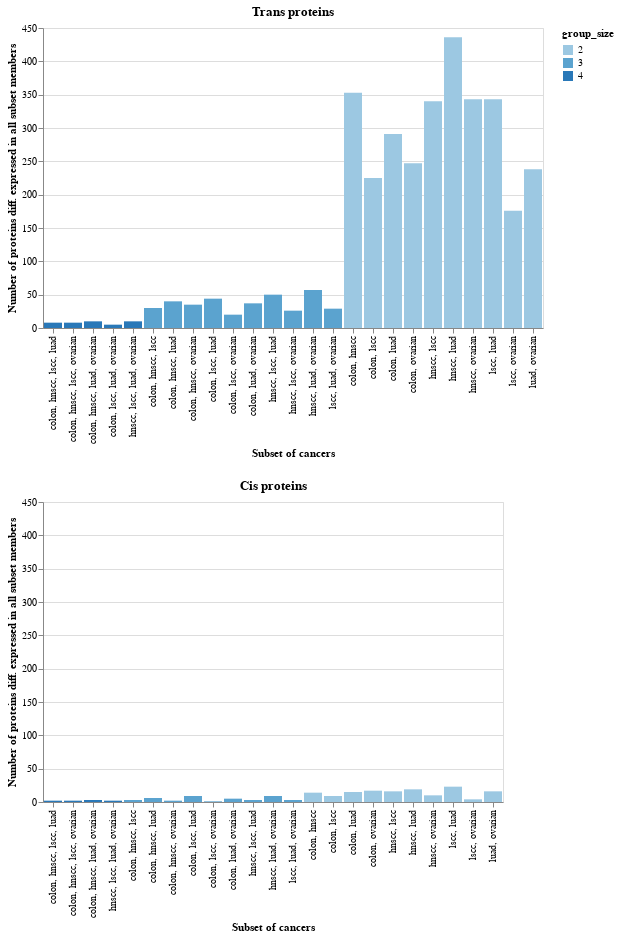

The notebook cell saved with this chart:
### Code cell
alt.vconcat(
    trans_cht,
    cis_cht
).resolve_scale(
    y="shared"
)

### Figure 1 — Vega-Lite specification as saved in the notebook (floating-point values rounded to 4 significant figures)
{"config": {"view": {"continuousWidth": 400, "continuousHeight": 300}}, "vconcat": [{"data": {"name": "data-eae70479b170901389289e88c478b9fd"}, "mark": "bar", "encoding": {"color": {"type": "ordinal", "field": "group_size"}, "x": {"type": "nominal", "axis": {"title": "Subset of cancers"}, "field": "included_str", "sort": ["colon, hnscc, lscc, luad", "colon, hnscc, lscc, ovarian", "colon, hnscc, luad, ovarian", "colon, lscc, luad, ovarian", "hnscc, lscc, luad, ovarian", "colon, hnscc, lscc", "colon, hnscc, luad", "colon, hnscc, ovarian", "colon, lscc, luad", "colon, lscc, ovarian", "colon, luad, ovarian", "hnscc, lscc, luad", "hnscc, lscc, ovarian", "hnscc, luad, ovarian", "lscc, luad, ovarian", "colon, hnscc", "colon, lscc", "colon, luad", "colon, ovarian", "hnscc, lscc", "hnscc, luad", "hnscc, ovarian", "lscc, luad", "lscc, ovarian", "luad, ovarian"]}, "y": {"type": "quantitative", "axis": {"title": "Number of proteins diff. expressed in all subset members"}, "field": "protein_count"}}, "title": "Trans proteins"}, {"data": {"name": "data-2b1fd3b92df4b903362134bab7390c65"}, "mark": "bar", "encoding": {"color": {"type": "ordinal", "field": "group_size"}, "x": {"type": "nominal", "axis": {"title": "Subset of cancers"}, "field": "included_str", "sort": ["colon, hnscc, lscc, luad", "colon, hnscc, lscc, ovarian", "colon, hnscc, luad, ovarian", "hnscc, lscc, luad, ovarian", "colon, hnscc, lscc", "colon, hnscc, luad", "colon, hnscc, ovarian", "colon, lscc, luad", "colon, lscc, ovarian", "colon, luad, ovarian", "hnscc, lscc, luad", "hnscc, luad, ovarian", "lscc, luad, ovarian", "colon, hnscc", "colon, lscc", "colon, luad", "colon, ovarian", "hnscc, lscc", "hnscc, luad", "hnscc, ovarian", "lscc, luad", "lscc, ovarian", "luad, ovarian"]}, "y": {"type": "quantitative", "axis": {"title": "Number of proteins diff. expressed in all subset members"}, "field": "protein_count"}}, "title": "Cis proteins"}], "resolve": {"scale": {"y": "shared"}}, "$schema": "https://vega.github.io/schema/vega-lite/v4.8.1.json", "datasets": {"data-eae70479b170901389289e88c478b9fd": [{"included_cancers": ["colon", "hnscc", "lscc", "luad"], "protein_count": 8, "group_size": 4, "included_str": "colon, hnscc, lscc, luad"}, {"included_cancers": ["colon", "hnscc", "lscc", "ovarian"], "protein_count": 8, "group_size": 4, "included_str": "colon, hnscc, lscc, ovarian"}, {"included_cancers": ["colon", "hnscc", "luad", "ovarian"], "protein_count": 10, "group_size": 4, "included_str": "colon, hnscc, luad, ovarian"}, {"included_cancers": ["colon", "lscc", "luad", "ovarian"], "protein_count": 5, "group_size": 4, "included_str": "colon, lscc, luad, ovarian"}, {"included_cancers": ["hnscc", "lscc", "luad", "ovarian"], "protein_count": 10, "group_size": 4, "included_str": "hnscc, lscc, luad, ovarian"}, {"included_cancers": ["colon", "hnscc", "lscc"], "protein_count": 30, "group_size": 3, "included_str": "colon, hnscc, lscc"}, {"included_cancers": ["colon", "hnscc", "luad"], "protein_count": 40, "group_size": 3, "included_str": "colon, hnscc, luad"}, {"included_cancers": ["colon", "hnscc", "ovarian"], "protein_count": 35, "group_size": 3, "included_str": "colon, hnscc, ovarian"}, {"included_cancers": ["colon", "lscc", "luad"], "protein_count": 44, "group_size": 3, "included_str": "colon, lscc, luad"}, {"included_cancers": ["colon", "lscc", "ovarian"], "protein_count": 20, "group_size": 3, "included_str": "colon, lscc, ovarian"}, {"included_cancers": ["colon", "luad", "ovarian"], "protein_count": 37, "group_size": 3, "included_str": "colon, luad, ovarian"}, {"included_cancers": ["hnscc", "lscc", "luad"], "protein_count": 50, "group_size": 3, "included_str": "hnscc, lscc, luad"}, {"included_cancers": ["hnscc", "lscc", "ovarian"], "protein_count": 26, "group_size": 3, "included_str": "hnscc, lscc, ovarian"}, {"included_cancers": ["hnscc", "luad", "ovarian"], "protein_count": 57, "group_size": 3, "included_str": "hnscc, luad, ovarian"}, {"included_cancers": ["lscc", "luad", "ovarian"], "protein_count": 29, "group_size": 3, "included_str": "lscc, luad, ovarian"}, {"included_cancers": ["colon", "hnscc"], "protein_count": 353, "group_size": 2, "included_str": "colon, hnscc"}, {"included_cancers": ["colon", "lscc"], "protein_count": 225, "group_size": 2, "included_str": "colon, lscc"}, {"included_cancers": ["colon", "luad"], "protein_count": 291, "group_size": 2, "included_str": "colon, luad"}, {"included_cancers": ["colon", "ovarian"], "protein_count": 247, "group_size": 2, "included_str": "colon, ovarian"}, {"included_cancers": ["hnscc", "lscc"], "protein_count": 340, "group_size": 2, "included_str": "hnscc, lscc"}, {"included_cancers": ["hnscc", "luad"], "protein_count": 436, "group_size": 2, "included_str": "hnscc, luad"}, {"included_cancers": ["hnscc", "ovarian"], "protein_count": 343, "group_size": 2, "included_str": "hnscc, ovarian"}, {"included_cancers": ["lscc", "luad"], "protein_count": 343, "group_size": 2, "included_str": "lscc, luad"}, {"included_cancers": ["lscc", "ovarian"], "protein_count": 176, "group_size": 2, "included_str": "lscc, ovarian"}, {"included_cancers": ["luad", "ovarian"], "protein_count": 238, "group_size": 2, "included_str": "luad, ovarian"}], "data-2b1fd3b92df4b903362134bab7390c65": [{"included_cancers": ["colon", "hnscc", "lscc", "luad"], "protein_count": 2, "group_size": 4, "included_str": "colon, hnscc, lscc, luad"}, {"included_cancers": ["colon", "hnscc", "lscc", "ovarian"], "protein_count": 2, "group_size": 4, "included_str": "colon, hnscc, lscc, ovarian"}, {"included_cancers": ["colon", "hnscc", "luad", "ovarian"], "protein_count": 3, "group_size": 4, "included_str": "colon, hnscc, luad, ovarian"}, {"included_cancers": ["hnscc", "lscc", "luad", "ovarian"], "protein_count": 2, "group_size": 4, "included_str": "hnscc, lscc, luad, ovarian"}, {"included_cancers": ["colon", "hnscc", "lscc"], "protein_count": 3, "group_size": 3, "included_str": "colon, hnscc, lscc"}, {"included_cancers": ["colon", "hnscc", "luad"], "protein_count": 6, "group_size": 3, "included_str": "colon, hnscc, luad"}, {"included_cancers": ["colon", "hnscc", "ovarian"], "protein_count": 2, "group_size": 3, "included_str": "colon, hnscc, ovarian"}, {"included_cancers": ["colon", "lscc", "luad"], "protein_count": 9, "group_size": 3, "included_str": "colon, lscc, luad"}, {"included_cancers": ["colon", "lscc", "ovarian"], "protein_count": 1, "group_size": 3, "included_str": "colon, lscc, ovarian"}, {"included_cancers": ["colon", "luad", "ovarian"], "protein_count": 5, "group_size": 3, "included_str": "colon, luad, ovarian"}, {"included_cancers": ["hnscc", "lscc", "luad"], "protein_count": 3, "group_size": 3, "included_str": "hnscc, lscc, luad"}, {"included_cancers": ["hnscc", "luad", "ovarian"], "protein_count": 9, "group_size": 3, "included_str": "hnscc, luad, ovarian"}, {"included_cancers": ["lscc", "luad", "ovarian"], "protein_count": 3, "group_size": 3, "included_str": "lscc, luad, ovarian"}, {"included_cancers": ["colon", "hnscc"], "protein_count": 14, "group_size": 2, "included_str": "colon, hnscc"}, {"included_cancers": ["colon", "lscc"], "protein_count": 9, "group_size": 2, "included_str": "colon, lscc"}, {"included_cancers": ["colon", "luad"], "protein_count": 15, "group_size": 2, "included_str": "colon, luad"}, {"included_cancers": ["colon", "ovarian"], "protein_count": 17, "group_size": 2, "included_str": "colon, ovarian"}, {"included_cancers": ["hnscc", "lscc"], "protein_count": 16, "group_size": 2, "included_str": "hnscc, lscc"}, {"included_cancers": ["hnscc", "luad"], "protein_count": 19, "group_size": 2, "included_str": "hnscc, luad"}, {"included_cancers": ["hnscc", "ovarian"], "protein_count": 10, "group_size": 2, "included_str": "hnscc, ovarian"}, {"included_cancers": ["lscc", "luad"], "protein_count": 23, "group_size": 2, "included_str": "lscc, luad"}, {"included_cancers": ["lscc", "ovarian"], "protein_count": 4, "group_size": 2, "included_str": "lscc, ovarian"}, {"included_cancers": ["luad", "ovarian"], "protein_count": 16, "group_size": 2, "included_str": "luad, ovarian"}]}}
